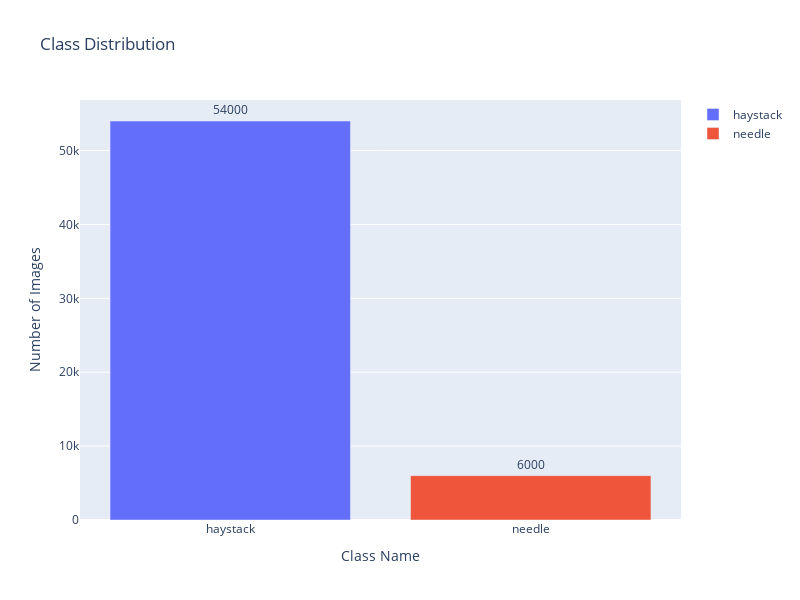

Notebook code cell kept with this figure:
### Markdown cell above
## Class Distribution
* **Tfrecord** dataset has total **20** files and for proper validatoin scheme, each has been made stratifing `target` & `group` feature.

### Code cell
from plotly.offline import init_notebook_mode, iplot, plot
import plotly as py
import plotly.express as px
init_notebook_mode(connected=True)
import plotly.graph_objs as go

fig = go.Figure(data=[
    go.Bar(name='haystack', 
           y=train_df.target.value_counts().values[0:1],
           x=['haystack'],
           text = train_df.target.value_counts()[0:1],
           orientation='v',
           textposition='outside',),
    go.Bar(name='needle', 
           y=train_df.target.value_counts().values[1:],
           x=['needle'],
           text = train_df.target.value_counts()[1:],
           orientation='v',
           textposition='outside',)
])
# Change the bar mode
fig.update_layout(
                  width=800,
                  height=600,
                  title=f'Class Distribution',
                  yaxis_title='Number of Images',
                  xaxis_title='Class Name',)
iplot(fig)

### Figure 1 — Plotly figure (JSON) as saved in the notebook; plotly's stock layout.template omitted (floating-point values rounded to 4 significant figures)
{"data": [{"name": "haystack", "orientation": "v", "text": [54000.0], "textposition": "outside", "type": "bar", "x": ["haystack"], "y": [54000]}, {"name": "needle", "orientation": "v", "text": [6000.0], "textposition": "outside", "type": "bar", "x": ["needle"], "y": [6000]}], "layout": {"height": 600, "title": {"text": "Class Distribution"}, "width": 800, "xaxis": {"title": {"text": "Class Name"}}, "yaxis": {"title": {"text": "Number of Images"}}}}
